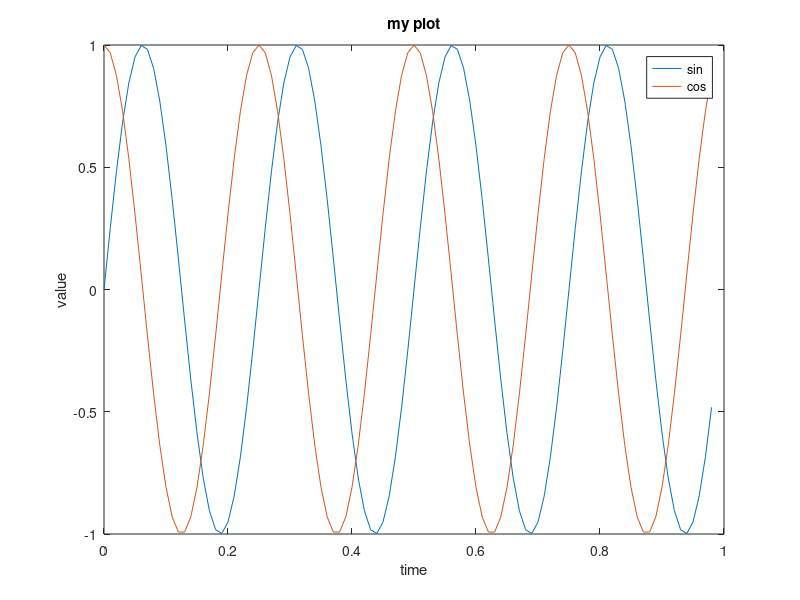
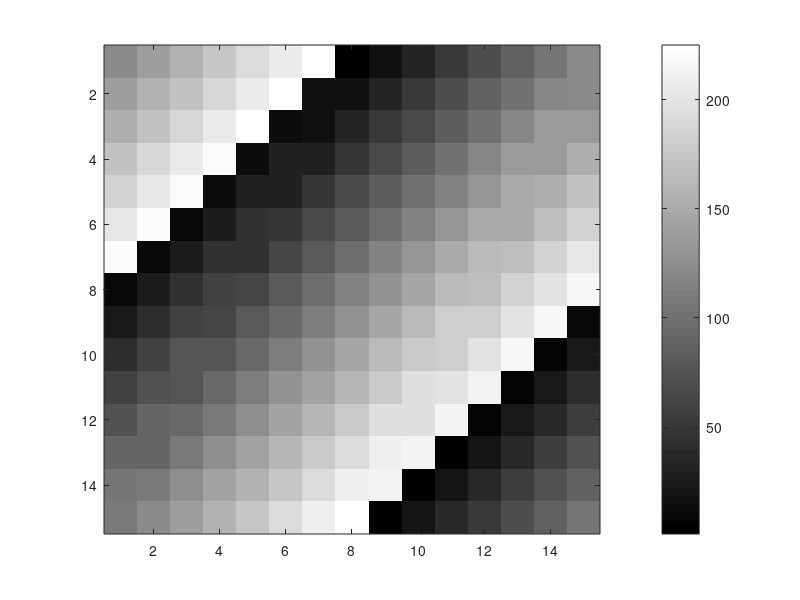

These charts were generated, in order, by the following MATLAB code:
t=[0:0.01:0.98]
y1=sin(2*pi*4*t)
plot(t,y1)

y2=cos(2*pi*4*t)
plot(t,y2)



 plot(t,y1)
 hold on
 plot(t,y2)
 
 xlabel('time')
 ylabel('value')
 
 legend('sin','cos')
 title('my plot')
 
 
 print -dpng 'myplot.png'
 
 
 figure(1):plot(t,y1)
 title('sin')
 xlabel('time')
 ylabel('value')
 
 figure(2):plot(t,y2)
 title('cos')
 xlabel('time')
 ylabel('value')
 
 
 
 
 subplot(1,2,1);   %divides plot as 1*2 grid 
 plot(t,y1)
 subplot(1,2,2)
 plot(t,y2)
 
 
 axis([0.5 1 -1 1])
 clf
 
 
 
 A=magic(5)
 
 imagesc(A)
 imagesc(A),colorbar,colormap gray

 imagesc(magic(15)),colorbar,colormap gray
 
 
 a=1
 b=2
 c=3
 
 
 
  
  
  
  